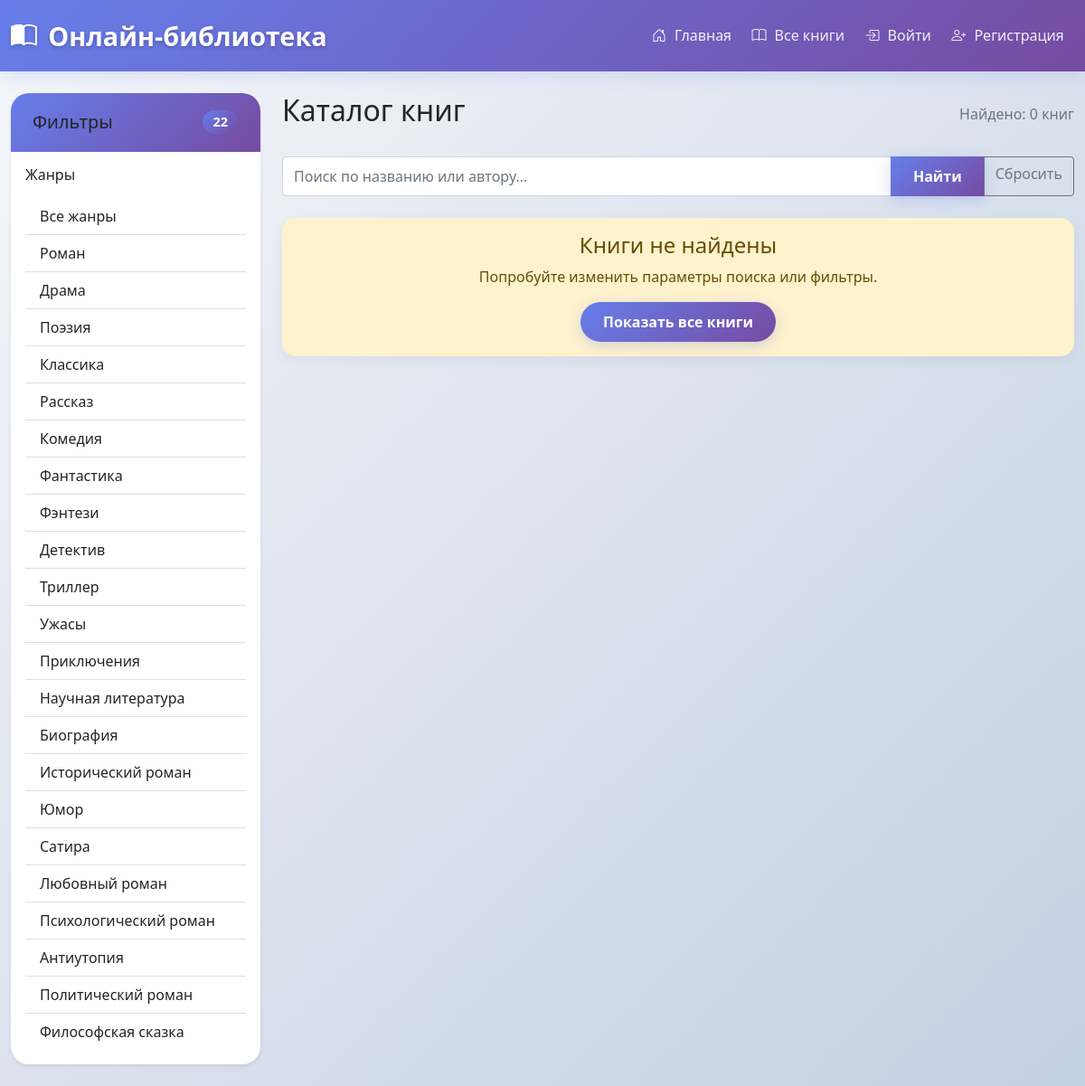
/books/?genre=23, run on an earlier commit of the app's database.
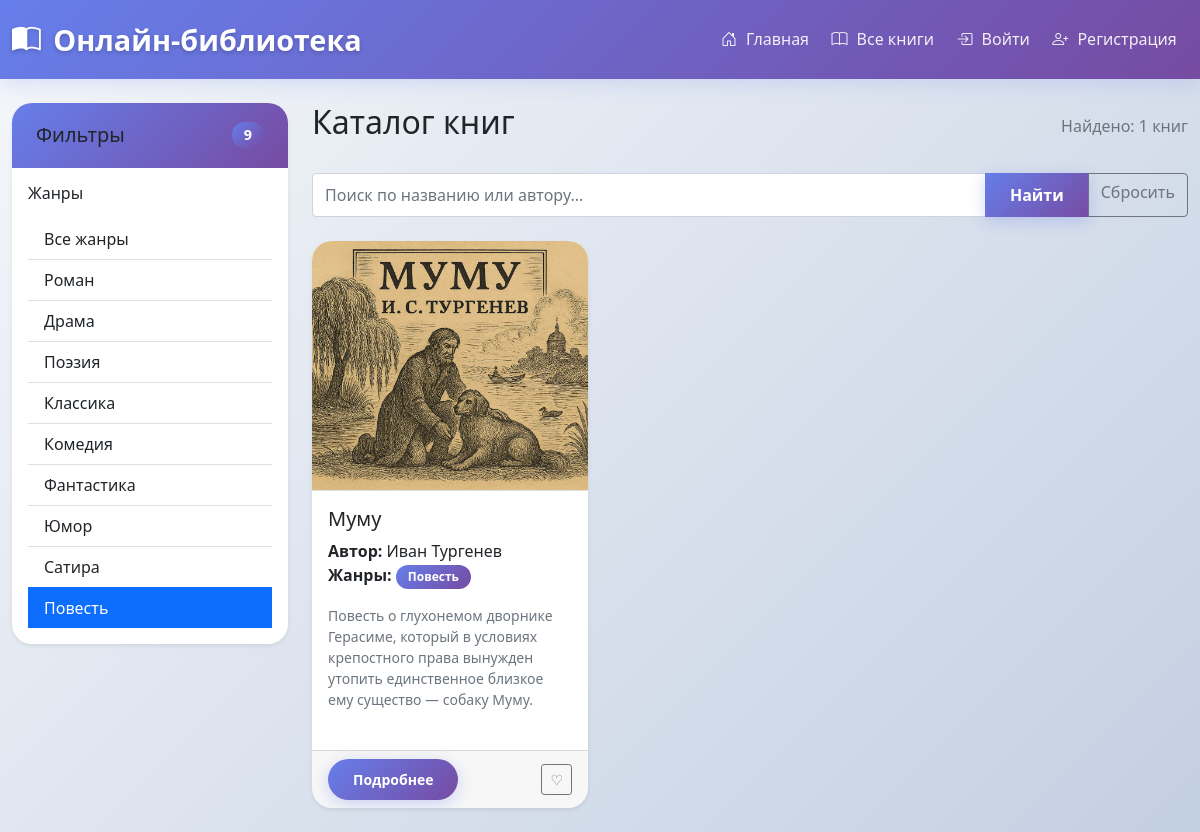
And on a later commit of the database.
### library/models.py (models this page shows, shortened)
class Genre(models.Model):
    name = models.CharField(max_length=50, verbose_name="Название жанра")
    class Meta:
        verbose_name = "Жанр"
        verbose_name_plural = "Жанры"

class Book(models.Model):
    title = models.CharField(max_length=200)
    author = models.ForeignKey('Author', on_delete=models.CASCADE)
    genres = models.ManyToManyField('Genre')
    description = models.TextField(blank=True)
    cover = models.ImageField(upload_to='covers/', blank=True, null=True)
    book_file = models.FileField(upload_to='books/', blank=True, null=True)
    created_at = models.DateTimeField(auto_now_add=True)
    favorited_by = models.ManyToManyField(
        User,
        related_name='favorite_books',
        blank=True,
        verbose_name="В избранном у"
    )
    class Meta:
        verbose_name = "Книга"
        verbose_name_plural = "Книги"

class Author(models.Model):
    name = models.CharField(max_length=100, verbose_name="Имя автора")
    class Meta:
        verbose_name = "Автор"
        verbose_name_plural = "Авторы"

### library/views.py (the view)
# urls.py: path('books/', views.book_list, name='book_list'),
def book_list(request):
    books = Book.objects.all()
    query = request.GET.get('q')
    if query:
        books = books.filter(
            Q(title__icontains=query) | Q(author__name__icontains=query)
        )
    genre_id = request.GET.get('genre')
    if genre_id:
        books = books.filter(genres__id=genre_id)
    author_id = request.GET.get('author')
    if author_id:
        books = books.filter(author__id=author_id)
    authors = Author.objects.all()
    genres = Genre.objects.all()
    favorite_books = []
    if request.user.is_authenticated:
        favorites = Favorite.objects.filter(user=request.user)
        favorite_books = [fav.book.id for fav in favorites]
    return render(request, 'library/book_list.html', {
        'books': books,
        'genres': genres,
        'authors': authors,
        'favorite_books': favorite_books,
    })

### library/templates/library/book_list.html (shortened to what this page needs)
{% extends 'library/base.html' %}
{% block content %}
<div class="row">
    <div class="col-md-3">
        <div class="card shadow-sm sticky-top" style="top: 20px;">
            <div class="card-header d-flex justify-content-between align-items-center"
                 data-bs-toggle="collapse" data-bs-target="#filtersCollapse"
                 style="cursor: pointer;">
                <h5 class="mb-0 text-dark">Фильтры</h5>
                <span class="badge bg-primary">{{ genres.count }}</span>
            </div>
            <div class="collapse show" id="filtersCollapse">
                <div class="card-body">
                    <h6 class="text-dark mb-3">Жанры</h6>
                    <div class="list-group list-group-flush">
                        <a href="/books/" class="list-group-item list-group-item-action {% if not request.GET.genre %}active{% endif %}">
                            Все жанры
                        </a>
                        {% for genre in genres %}
                        <a href="/books/?genre={{ genre.id }}{% if request.GET.q %}&q={{ request.GET.q }}{% endif %}"
                           class="list-group-item list-group-item-action {% if request.GET.genre == genre.id|stringformat:'i' %}active{% endif %}">
                            {{ genre.name }}
                        </a>
                        {% endfor %}
                    </div>
                </div>
            </div>
        </div>
    </div>
    <div class="col-md-9">
        <div class="d-flex justify-content-between align-items-center mb-4">
            <h2 class="text-dark">Каталог книг</h2>
            <span class="text-muted">Найдено: {{ books.count }} книг</span>
        </div>
        <form method="get" class="mb-4">
            <div class="input-group">
                <input type="text" name="q" class="form-control"
                       placeholder="Поиск по названию или автору..."
                       value="{{ request.GET.q }}">
                <button class="btn btn-primary" type="submit">Найти</button>
                <a href="/books/" class="btn btn-outline-secondary">Сбросить</a>
            </div>
        </form>
        <div class="row">
            {% for book in books %}
            <div class="col-lg-4 col-md-6 mb-4">
                <div class="card h-100 shadow-sm">
                    {% if book.cover %}
                        <img src="{{ book.cover.url }}"
                             class="card-img-top book-cover"
                             alt="{{ book.title }}"
                             style="height: 250px; object-fit: cover; width: 100%;">
                    {% else %}
                        <div class="card-img-top book-cover d-flex align-items-center justify-content-center text-center"
                             style="background: linear-gradient(135deg, #EBF5FB, #D6EAF8); min-height: 250px; padding: 15px; width: 100%;">
                            <h5 class="text-dark fw-bold">{{ book.title }}</h5>
                        </div>
                    {% endif %}
                    <div class="card-body">
                        <h5 class="card-title text-dark">{{ book.title }}</h5>
                        <p class="card-text text-dark">
                            <strong>Автор:</strong> {{ book.author.name }}<br>
                            <strong>Жанры:</strong>
                            {% for genre in book.genres.all %}
                                <span class="badge bg-primary">{{ genre.name }}</span>
                            {% endfor %}
                        </p>
                        {% if book.description %}
                        <p class="card-text text-muted small">
                            {{ book.description|truncatewords:20 }}
                        </p>
                        {% endif %}
                    </div>
                    <div class="card-footer d-flex justify-content-between align-items-center">
                        <a href="/books/{{ book.pk }}/" class="btn btn-primary btn-sm">Подробнее</a>
                        {% if user.is_authenticated %}
                        <form method="post" action="/toggle_favorite/{{ book.id }}/" class="d-inline">
                            {% csrf_token %}
                            {% if book.id in favorite_books %}
                            <button type="submit" class="btn btn-sm btn-danger" title="Удалить из избранного">
                                ♥
                            </button>
                            {% else %}
                            <button type="submit" class="btn btn-sm btn-outline-danger" title="Добавить в избранное">
                                ♡
                            </button>
                            {% endif %}
                        </form>
                        {% else %}
                        <a href="/login/" class="btn btn-sm btn-outline-secondary" title="Войдите, чтобы добавить в избранное">
                            ♡
                        </a>
                        {% endif %}
                    </div>
                </div>
            </div>
            {% empty %}
            <div class="col-12">
                <div class="alert alert-warning text-center">
                    <h4>Книги не найдены</h4>
                    <p>Попробуйте изменить параметры поиска или фильтры.</p>
                    <a href="/books/" class="btn btn-primary">Показать все книги</a>
                </div>
            </div>
            {% endfor %}
        </div>
    </div>
</div>
{% endblock %}

### library/templates/library/base.html (shortened to what this page needs)
<!DOCTYPE html>
<html lang="ru">
<head>
    <link href="https://cdn.jsdelivr.net/npm/bootstrap@5.1.3/dist/css/bootstrap.min.css" rel="stylesheet">
    <link rel="stylesheet" href="https://cdn.jsdelivr.net/npm/bootstrap-icons@1.8.1/font/bootstrap-icons.css">
</head>
<body>
    <nav class="navbar navbar-expand-lg navbar-dark">
        <div class="container">
            <a class="navbar-brand" href="/">
                <i class="bi bi-book-half"></i> Онлайн-библиотека
            </a>
            <div class="collapse navbar-collapse" id="navbarNav">
                <div class="navbar-nav ms-auto">
                    <a class="nav-link" href="/">
                        <i class="bi bi-house-door"></i> Главная
                    </a>
                    <a class="nav-link" href="/books/">
                        <i class="bi bi-book"></i> Все книги
                    </a>
                    {% if user.is_authenticated %}
                        <a class="nav-link" href="/profile/">
                            <i class="bi bi-person-circle"></i>
                            {% if user.first_name or user.last_name %}
                                {{ user.first_name }} {{ user.last_name }}
                            {% else %}
                                {{ user.username }}
                            {% endif %}
                        </a>
                        <a class="nav-link" href="/logout/">
                            <i class="bi bi-box-arrow-right"></i> Выйти
                        </a>
                    {% else %}
                        <a class="nav-link" href="/login/">
                            <i class="bi bi-box-arrow-in-right"></i> Войти
                        </a>
                        <a class="nav-link" href="/register/">
                            <i class="bi bi-person-plus"></i> Регистрация
                        </a>
                    {% endif %}
                </div>
            </div>
        </div>
    </nav>
    <div class="container mt-4">
        {% block content %}
        {% endblock %}
    </div>
</body>
</html>

### library/templates/library/base.html (style rules this page uses)
:root { --primary-gradient: linear-gradient(135deg, #667eea 0%, #764ba2 100%); --primary-gradient-hover: linear-gradient(135deg, #5a6fd8, #6a4190); --secondary-gradient: linear-gradient(135deg, #36d1dc, #5b86e5); --success-gradient: linear-gradient(135deg, #2ecc71, #27ae60); --warning-gradient: linear-gradient(135deg, #f39c12, #e67e22); --danger-gradient: linear-gradient(135deg, #e74c3c, #c0392b); }
body { background: linear-gradient(135deg, #f5f7fa 0%, #c3cfe2 100%); min-height: 100vh; font-family: 'Segoe UI', Tahoma, Geneva, Verdana, sans-serif; }
.navbar { background: var(--primary-gradient) !important; box-shadow: 0 4px 20px rgba(102, 126, 234, 0.2); padding: 0.8rem 0; }
.navbar-brand { font-size: 1.8rem; font-weight: 800; color: white !important; text-shadow: 0 2px 4px rgba(0,0,0,0.2); }
.navbar-nav .nav-link { color: rgba(255, 255, 255, 0.9) !important; font-weight: 500; padding: 0.5rem 1rem; margin: 0 0.2rem; border-radius: 25px; transition: all 0.3s ease; }
.container { max-width: 1200px; }
.btn-primary { background: var(--primary-gradient); border: none; border-radius: 25px; padding: 10px 25px; font-weight: 600; transition: all 0.3s ease; box-shadow: 0 4px 15px rgba(102, 126, 234, 0.3); }
.card { border-radius: 20px; border: none; box-shadow: 0 10px 30px rgba(0, 0, 0, 0.08); transition: all 0.3s ease; overflow: hidden; margin-bottom: 1.5rem; }
.card-header { background: var(--primary-gradient); color: white; border-bottom: none; padding: 1.2rem 1.5rem; font-weight: 700; font-size: 1.2rem; }
.badge { border-radius: 15px; padding: 6px 12px; font-weight: 600; }
.badge.bg-primary { background: var(--primary-gradient) !important; }
.bi { margin-right: 5px; }

### library/templates/library/book_list.html (style rules this page uses)
.sticky-top { position: -webkit-sticky; position: sticky; z-index: 100; }
.book-cover { border-bottom: 1px solid rgba(0,0,0,.125); }

What changed in the data, as far as the page shows it:
removed Genre: name "Рассказ", shown under "Жанры"
removed Genre: name "Фэнтези", shown under "Жанры"
removed Genre: name "Детектив", shown under "Жанры"
removed Genre: name "Триллер", shown under "Жанры"
removed Genre: name "Ужасы", shown under "Жанры"
removed Genre: name "Приключения", shown under "Жанры"
removed Genre: name "Научная литература", shown under "Жанры"
removed Genre: name "Биография", shown under "Жанры"
removed Genre: name "Исторический роман", shown under "Жанры"
removed Genre: name "Любовный роман", shown under "Жанры"
removed Genre: name "Психологический роман", shown under "Жанры"
removed Genre: name "Антиутопия", shown under "Жанры"
removed Genre: name "Политический роман", shown under "Жанры"
removed Genre: name "Философская сказка", shown under "Жанры"
added Genre: name "Повесть"
now on this page (row edited): Book: cover (picture), title "Муму", author.name "Иван Тургенев", description "Повесть о глухонемом дворнике Герасиме, который в условиях крепостного права вынужден утопить единственное близкое ему существо — собаку Муму."
Also different on the page:
{{ genres.count }}: "22" → "9"
{{ books.count }}: "0" → "1"
text no longer shown: "Книги не найдены Попробуйте изменить параметры поиска или фильтры. Показать все книги"
